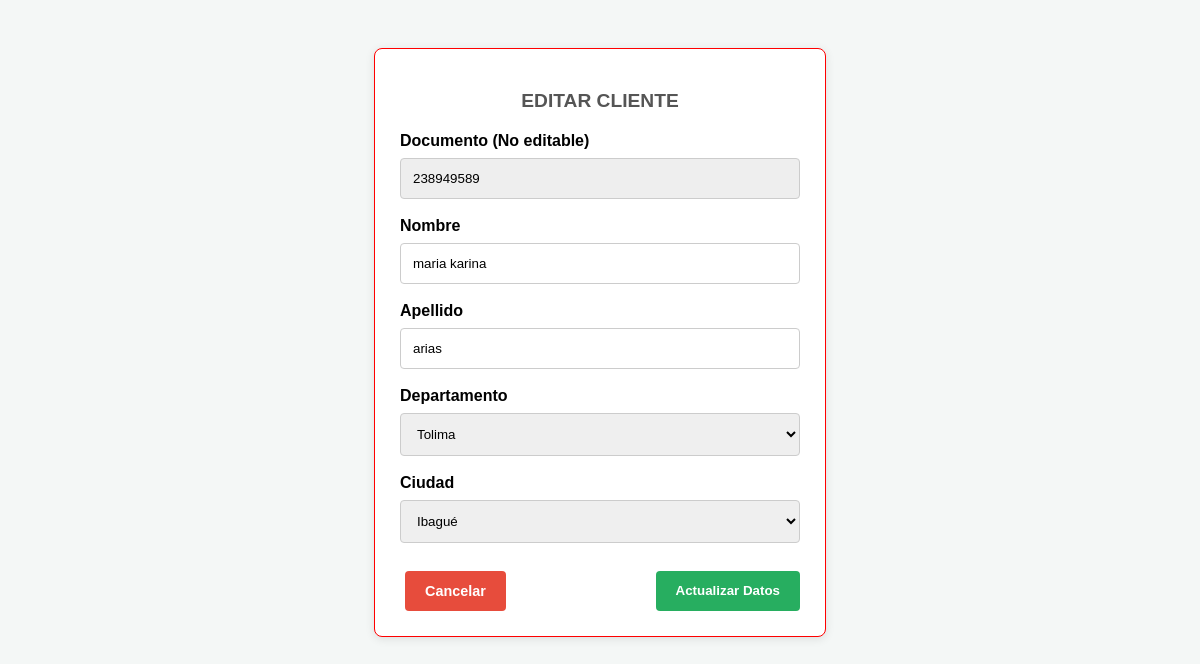
The page /update_cliente.php?documento_v=238949589 on the database its author committed.
### tables this page shows
CREATE TABLE `clientes` (
  `documento_v` int(30) NOT NULL,
  `nombre` varchar(50) NOT NULL,
  `apellido` varchar(50) NOT NULL,
  `id_ciudad` int(11) DEFAULT NULL,
  `id_g` int(11) DEFAULT NULL,
  `id_genero` int(11) DEFAULT NULL
);

CREATE TABLE `ciudad` (
  `id_ciudad` int(11) NOT NULL,
  `nombre` varchar(100) NOT NULL,
  `id_departamento` int(11) DEFAULT NULL
);

CREATE TABLE `departamento` (
  `id_departamento` int(11) NOT NULL,
  `nombre` varchar(100) NOT NULL
);

### update_cliente.php (the view, shortened to what this page needs)
<?php
include_once 'conexion.php';
if(isset($_GET['documento_v'])){
    $documento_v = $_GET['documento_v'];
    $buscar_id = $con->prepare('
        SELECT c.*, ciu.id_departamento
        FROM clientes c
        INNER JOIN ciudad ciu ON c.id_ciudad = ciu.id_ciudad
        WHERE c.documento_v = :doc LIMIT 1
    ');
    $buscar_id->execute(array(':doc' => $documento_v));
    $resultado = $buscar_id->fetch();
} else {
    header('Location: index.php'); exit;
}
$stmt_dep = $con->prepare("SELECT id_departamento, nombre FROM departamento ORDER BY nombre ASC");
$stmt_dep->execute();
$departamentos = $stmt_dep->fetchAll(PDO::FETCH_ASSOC);
$dep_seleccionado = $_POST['id_departamento_filtro'] ?? $resultado['id_departamento'];
$ciudades = [];
if ($dep_seleccionado) {
    $stmt_ciu = $con->prepare("SELECT id_ciudad, nombre FROM ciudad WHERE id_departamento = ? ORDER BY nombre ASC");
    $stmt_ciu->execute([$dep_seleccionado]);
    $ciudades = $stmt_ciu->fetchAll(PDO::FETCH_ASSOC);
}
?>
<!DOCTYPE html>
<html lang="es">
<head>
    <link rel="stylesheet" href="css/stylo.css">
</head>
<body>
    <div class="contenedor">
        <h2 style="text-align:center">EDITAR CLIENTE</h2>
        <form method="post" id="updateForm">
            <label>Documento (No editable)</label>
            <input type="text" name="documento_v" value="<?php echo $resultado['documento_v']; ?>" readonly class="input__text" style="background: #eee;">
            <label>Nombre</label>
            <input type="text" name="nombre" value="<?php echo $_POST['nombre'] ?? $resultado['nombre']; ?>" class="input__text" required>
            <label>Apellido</label>
            <input type="text" name="apellido" value="<?php echo $_POST['apellido'] ?? $resultado['apellido']; ?>" class="input__text" required>
            <label>Departamento</label>
            <select name="id_departamento_filtro" class="input__text" onchange="this.form.submit()">
                <?php foreach($departamentos as $d): ?>
                    <option value="<?php echo $d['id_departamento']; ?>" <?php echo ($dep_seleccionado == $d['id_departamento']) ? 'selected' : ''; ?>>
                        <?php echo $d['nombre']; ?>
                    </option>
                <?php endforeach; ?>
            </select>
            <label>Ciudad</label>
            <select name="id_ciudad" class="input__text" required>
                <?php foreach($ciudades as $c): ?>
                    <option value="<?php echo $c['id_ciudad']; ?>" <?php echo ($resultado['id_ciudad'] == $c['id_ciudad']) ? 'selected' : ''; ?>>
                        <?php echo $c['nombre']; ?>
                    </option>
                <?php endforeach; ?>
            </select>
            <div style="margin-top: 20px; display: flex; justify-content: space-between;">
                <a href="index.php" class="btn btn__delete">Cancelar</a>
                <button type="submit" name="actualizar" class="btn btn__nuevo">Actualizar Datos</button>
            </div>
        </form>
    </div>
</body>
</html>

### css/stylo.css (style rules this page uses)
body { background-color: #fff; font-family: Arial, sans-serif; }
.contenedor { width: 95%; margin: 20px auto; background-color: #f2e9c9; padding: 20px; border: 1px solid red; }
h2 { text-align: center; color: #555; font-size: 1.2em; margin-bottom: 20px; text-transform: uppercase; }
.input__text { padding: 8px; width: 300px; border: 1px solid #ccc; border-radius: 4px; }
.btn { padding: 8px 15px; border: none; border-radius: 4px; cursor: pointer; text-decoration: none; color: white; font-weight: bold; margin-left: 5px; display: inline-block; }
.btn__nuevo { background-color: #1b6331; }
.btn__update, .btn__delete { display: block; text-align: center; padding: 5px; color: white; text-decoration: none; border-radius: 3px; font-size: 0.9em; }
.btn__delete { background-color: #700000; }

### update_cliente.php (style rules this page uses)
body { background-color: #f4f7f6; font-family: sans-serif; display: flex; justify-content: center; padding: 20px; }
.contenedor { background: white; padding: 25px; border-radius: 8px; width: 400px; box-shadow: 0 2px 10px rgba(0,0,0,0.1); }
.input__text { width: 100%; padding: 12px; margin: 8px 0; border: 1px solid #ccc; border-radius: 4px; box-sizing: border-box; }
.btn { padding: 12px 20px; border: none; border-radius: 4px; color: white; font-weight: bold; cursor: pointer; text-decoration: none; display: inline-block; }
.btn__nuevo { background-color: #27ae60; }
.btn__delete { background-color: #e74c3c; }
label { font-weight: bold; display: block; margin-top: 10px; }

### rows shown on the page
clientes: documento_v "238949589", nombre "maria karina", apellido "arias", id_ciudad "Ibagué"
ciudad: id_departamento_filtro "Tolima"
